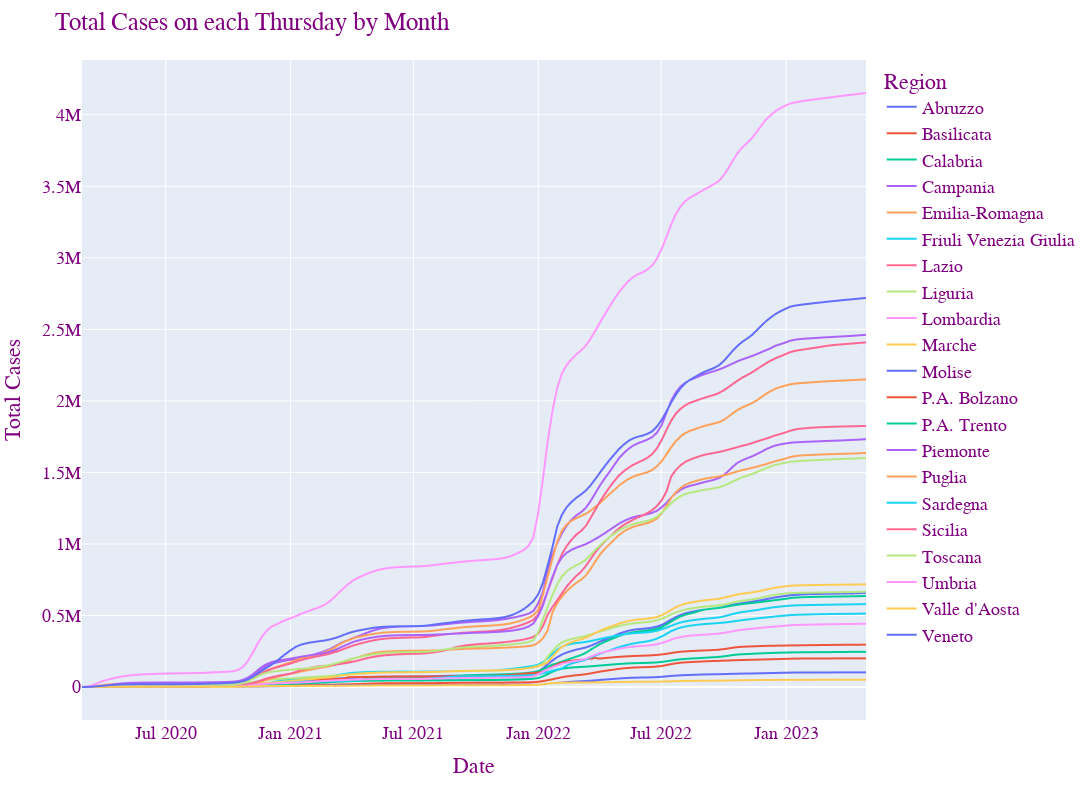

Notebook cell for this chart:
### Code cell
plot_covid_regions(covid_reg)

### Figure 1 — Plotly figure (JSON) as saved in the notebook; plotly's stock layout.template omitted (floating-point values rounded to 4 significant figures; data arrays with more than 128 entries replaced by an {"elided": "..."} marker saying what was removed)
{"data": [{"hovertemplate": "Region=Abruzzo<br>Date=%{x|%B %d, %Y}<br>Total Cases=%{y:,}<extra></extra>", "legendgroup": "Abruzzo", "line": {"color": "#636efa", "dash": "solid"}, "marker": {"symbol": "circle"}, "mode": "lines", "name": "Abruzzo", "showlegend": true, "type": "scattergl", "x": {"elided": "166 str values"}, "xaxis": "x", "y": {"elided": "166 int values"}, "yaxis": "y"}, {"hovertemplate": "Region=Basilicata<br>Date=%{x|%B %d, %Y}<br>Total Cases=%{y:,}<extra></extra>", "legendgroup": "Basilicata", "line": {"color": "#EF553B", "dash": "solid"}, "marker": {"symbol": "circle"}, "mode": "lines", "name": "Basilicata", "showlegend": true, "type": "scattergl", "x": {"elided": "166 str values"}, "xaxis": "x", "y": {"elided": "166 int values"}, "yaxis": "y"}, {"hovertemplate": "Region=Calabria<br>Date=%{x|%B %d, %Y}<br>Total Cases=%{y:,}<extra></extra>", "legendgroup": "Calabria", "line": {"color": "#00cc96", "dash": "solid"}, "marker": {"symbol": "circle"}, "mode": "lines", "name": "Calabria", "showlegend": true, "type": "scattergl", "x": {"elided": "166 str values"}, "xaxis": "x", "y": {"elided": "166 int values"}, "yaxis": "y"}, {"hovertemplate": "Region=Campania<br>Date=%{x|%B %d, %Y}<br>Total Cases=%{y:,}<extra></extra>", "legendgroup": "Campania", "line": {"color": "#ab63fa", "dash": "solid"}, "marker": {"symbol": "circle"}, "mode": "lines", "name": "Campania", "showlegend": true, "type": "scattergl", "x": {"elided": "166 str values"}, "xaxis": "x", "y": {"elided": "166 int values"}, "yaxis": "y"}, {"hovertemplate": "Region=Emilia-Romagna<br>Date=%{x|%B %d, %Y}<br>Total Cases=%{y:,}<extra></extra>", "legendgroup": "Emilia-Romagna", "line": {"color": "#FFA15A", "dash": "solid"}, "marker": {"symbol": "circle"}, "mode": "lines", "name": "Emilia-Romagna", "showlegend": true, "type": "scattergl", "x": {"elided": "166 str values"}, "xaxis": "x", "y": {"elided": "166 int values"}, "yaxis": "y"}, {"hovertemplate": "Region=Friuli Venezia Giulia<br>Date=%{x|%B %d, %Y}<br>Total Cases=%{y:,}<extra></extra>", "legendgroup": "Friuli Venezia Giulia", "line": {"color": "#19d3f3", "dash": "solid"}, "marker": {"symbol": "circle"}, "mode": "lines", "name": "Friuli Venezia Giulia", "showlegend": true, "type": "scattergl", "x": {"elided": "166 str values"}, "xaxis": "x", "y": {"elided": "166 int values"}, "yaxis": "y"}, {"hovertemplate": "Region=Lazio<br>Date=%{x|%B %d, %Y}<br>Total Cases=%{y:,}<extra></extra>", "legendgroup": "Lazio", "line": {"color": "#FF6692", "dash": "solid"}, "marker": {"symbol": "circle"}, "mode": "lines", "name": "Lazio", "showlegend": true, "type": "scattergl", "x": {"elided": "166 str values"}, "xaxis": "x", "y": {"elided": "166 int values"}, "yaxis": "y"}, {"hovertemplate": "Region=Liguria<br>Date=%{x|%B %d, %Y}<br>Total Cases=%{y:,}<extra></extra>", "legendgroup": "Liguria", "line": {"color": "#B6E880", "dash": "solid"}, "marker": {"symbol": "circle"}, "mode": "lines", "name": "Liguria", "showlegend": true, "type": "scattergl", "x": {"elided": "166 str values"}, "xaxis": "x", "y": {"elided": "166 int values"}, "yaxis": "y"}, {"hovertemplate": "Region=Lombardia<br>Date=%{x|%B %d, %Y}<br>Total Cases=%{y:,}<extra></extra>", "legendgroup": "Lombardia", "line": {"color": "#FF97FF", "dash": "solid"}, "marker": {"symbol": "circle"}, "mode": "lines", "name": "Lombardia", "showlegend": true, "type": "scattergl", "x": {"elided": "166 str values"}, "xaxis": "x", "y": {"elided": "166 int values"}, "yaxis": "y"}, {"hovertemplate": "Region=Marche<br>Date=%{x|%B %d, %Y}<br>Total Cases=%{y:,}<extra></extra>", "legendgroup": "Marche", "line": {"color": "#FECB52", "dash": "solid"}, "marker": {"symbol": "circle"}, "mode": "lines", "name": "Marche", "showlegend": true, "type": "scattergl", "x": {"elided": "166 str values"}, "xaxis": "x", "y": {"elided": "166 int values"}, "yaxis": "y"}, {"hovertemplate": "Region=Molise<br>Date=%{x|%B %d, %Y}<br>Total Cases=%{y:,}<extra></extra>", "legendgroup": "Molise", "line": {"color": "#636efa", "dash": "solid"}, "marker": {"symbol": "circle"}, "mode": "lines", "name": "Molise", "showlegend": true, "type": "scattergl", "x": {"elided": "166 str values"}, "xaxis": "x", "y": {"elided": "166 int values"}, "yaxis": "y"}, {"hovertemplate": "Region=P.A. Bolzano<br>Date=%{x|%B %d, %Y}<br>Total Cases=%{y:,}<extra></extra>", "legendgroup": "P.A. Bolzano", "line": {"color": "#EF553B", "dash": "solid"}, "marker": {"symbol": "circle"}, "mode": "lines", "name": "P.A. Bolzano", "showlegend": true, "type": "scattergl", "x": {"elided": "166 str values"}, "xaxis": "x", "y": {"elided": "166 int values"}, "yaxis": "y"}, {"hovertemplate": "Region=P.A. Trento<br>Date=%{x|%B %d, %Y}<br>Total Cases=%{y:,}<extra></extra>", "legendgroup": "P.A. Trento", "line": {"color": "#00cc96", "dash": "solid"}, "marker": {"symbol": "circle"}, "mode": "lines", "name": "P.A. Trento", "showlegend": true, "type": "scattergl", "x": {"elided": "166 str values"}, "xaxis": "x", "y": {"elided": "166 int values"}, "yaxis": "y"}, {"hovertemplate": "Region=Piemonte<br>Date=%{x|%B %d, %Y}<br>Total Cases=%{y:,}<extra></extra>", "legendgroup": "Piemonte", "line": {"color": "#ab63fa", "dash": "solid"}, "marker": {"symbol": "circle"}, "mode": "lines", "name": "Piemonte", "showlegend": true, "type": "scattergl", "x": {"elided": "166 str values"}, "xaxis": "x", "y": {"elided": "166 int values"}, "yaxis": "y"}, {"hovertemplate": "Region=Puglia<br>Date=%{x|%B %d, %Y}<br>Total Cases=%{y:,}<extra></extra>", "legendgroup": "Puglia", "line": {"color": "#FFA15A", "dash": "solid"}, "marker": {"symbol": "circle"}, "mode": "lines", "name": "Puglia", "showlegend": true, "type": "scattergl", "x": {"elided": "166 str values"}, "xaxis": "x", "y": {"elided": "166 int values"}, "yaxis": "y"}, {"hovertemplate": "Region=Sardegna<br>Date=%{x|%B %d, %Y}<br>Total Cases=%{y:,}<extra></extra>", "legendgroup": "Sardegna", "line": {"color": "#19d3f3", "dash": "solid"}, "marker": {"symbol": "circle"}, "mode": "lines", "name": "Sardegna", "showlegend": true, "type": "scattergl", "x": {"elided": "166 str values"}, "xaxis": "x", "y": {"elided": "166 int values"}, "yaxis": "y"}, {"hovertemplate": "Region=Sicilia<br>Date=%{x|%B %d, %Y}<br>Total Cases=%{y:,}<extra></extra>", "legendgroup": "Sicilia", "line": {"color": "#FF6692", "dash": "solid"}, "marker": {"symbol": "circle"}, "mode": "lines", "name": "Sicilia", "showlegend": true, "type": "scattergl", "x": {"elided": "166 str values"}, "xaxis": "x", "y": {"elided": "166 int values"}, "yaxis": "y"}, {"hovertemplate": "Region=Toscana<br>Date=%{x|%B %d, %Y}<br>Total Cases=%{y:,}<extra></extra>", "legendgroup": "Toscana", "line": {"color": "#B6E880", "dash": "solid"}, "marker": {"symbol": "circle"}, "mode": "lines", "name": "Toscana", "showlegend": true, "type": "scattergl", "x": {"elided": "166 str values"}, "xaxis": "x", "y": {"elided": "166 int values"}, "yaxis": "y"}, {"hovertemplate": "Region=Umbria<br>Date=%{x|%B %d, %Y}<br>Total Cases=%{y:,}<extra></extra>", "legendgroup": "Umbria", "line": {"color": "#FF97FF", "dash": "solid"}, "marker": {"symbol": "circle"}, "mode": "lines", "name": "Umbria", "showlegend": true, "type": "scattergl", "x": {"elided": "166 str values"}, "xaxis": "x", "y": {"elided": "166 int values"}, "yaxis": "y"}, {"hovertemplate": "Region=Valle d'Aosta<br>Date=%{x|%B %d, %Y}<br>Total Cases=%{y:,}<extra></extra>", "legendgroup": "Valle d'Aosta", "line": {"color": "#FECB52", "dash": "solid"}, "marker": {"symbol": "circle"}, "mode": "lines", "name": "Valle d'Aosta", "showlegend": true, "type": "scattergl", "x": {"elided": "166 str values"}, "xaxis": "x", "y": {"elided": "166 int values"}, "yaxis": "y"}, {"hovertemplate": "Region=Veneto<br>Date=%{x|%B %d, %Y}<br>Total Cases=%{y:,}<extra></extra>", "legendgroup": "Veneto", "line": {"color": "#636efa", "dash": "solid"}, "marker": {"symbol": "circle"}, "mode": "lines", "name": "Veneto", "showlegend": true, "type": "scattergl", "x": {"elided": "166 str values"}, "xaxis": "x", "y": {"elided": "166 int values"}, "yaxis": "y"}], "layout": {"font": {"color": "Purple", "family": "Arial", "size": 18}, "height": 800, "legend": {"title": {"text": "Region"}, "tracegroupgap": 0}, "margin": {"t": 60}, "title": {"text": "Total Cases on each Thursday by Month"}, "width": 1200, "xaxis": {"anchor": "y", "domain": [0, 1], "title": {"text": "Date"}}, "yaxis": {"anchor": "x", "domain": [0, 1], "title": {"text": "Total Cases"}}}}
